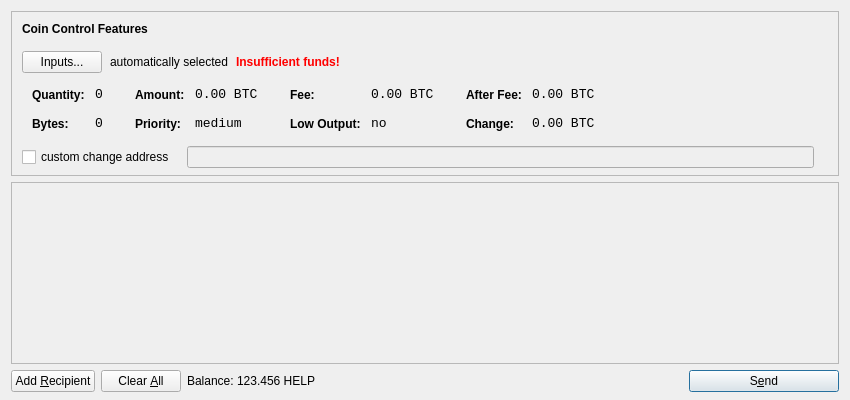
<?xml version="1.0" encoding="UTF-8"?>
<ui version="4.0">
 <class>SendCoinsDialog</class>
 <widget class="QDialog" name="SendCoinsDialog">
  <property name="geometry">
   <rect>
    <x>0</x>
    <y>0</y>
    <width>850</width>
    <height>400</height>
   </rect>
  </property>
  <property name="windowTitle">
   <string>Send Coins</string>
  </property>
  <layout class="QVBoxLayout" name="verticalLayout" stretch="0,1,0">
   <property name="bottomMargin">
    <number>8</number>
   </property>
   <item>
    <widget class="QFrame" name="frameCoinControl">
     <property name="sizePolicy">
      <sizepolicy hsizetype="Expanding" vsizetype="Expanding">
       <horstretch>0</horstretch>
       <verstretch>0</verstretch>
      </sizepolicy>
     </property>
     <property name="maximumSize">
      <size>
       <width>16777215</width>
       <height>16777215</height>
      </size>
     </property>
     <property name="frameShape">
      <enum>QFrame::StyledPanel</enum>
     </property>
     <property name="frameShadow">
      <enum>QFrame::Sunken</enum>
     </property>
     <layout class="QVBoxLayout" name="verticalLayoutCoinControl2">
      <property name="spacing">
       <number>-1</number>
      </property>
      <property name="leftMargin">
       <number>0</number>
      </property>
      <property name="topMargin">
       <number>0</number>
      </property>
      <property name="rightMargin">
       <number>0</number>
      </property>
      <property name="bottomMargin">
       <number>6</number>
      </property>
      <item>
       <layout class="QVBoxLayout" name="verticalLayoutCoinControl" stretch="0,0,0,0,1">
        <property name="spacing">
         <number>0</number>
        </property>
        <property name="leftMargin">
         <number>10</number>
        </property>
        <property name="topMargin">
         <number>10</number>
        </property>
        <item>
         <layout class="QHBoxLayout" name="horizontalLayoutCoinControl1">
          <property name="bottomMargin">
           <number>15</number>
          </property>
          <item>
           <widget class="QLabel" name="labelCoinControlFeatures">
            <property name="sizePolicy">
             <sizepolicy hsizetype="Preferred" vsizetype="Maximum">
              <horstretch>0</horstretch>
              <verstretch>0</verstretch>
             </sizepolicy>
            </property>
            <property name="font">
             <font>
              <weight>75</weight>
              <bold>true</bold>
             </font>
            </property>
            <property name="styleSheet">
             <string notr="true">font-weight:bold;</string>
            </property>
            <property name="text">
             <string>Coin Control Features</string>
            </property>
           </widget>
          </item>
         </layout>
        </item>
        <item>
         <layout class="QHBoxLayout" name="horizontalLayoutCoinControl2" stretch="0,0,0,0">
          <property name="spacing">
           <number>8</number>
          </property>
          <property name="bottomMargin">
           <number>10</number>
          </property>
          <item>
           <widget class="QPushButton" name="pushButtonCoinControl">
            <property name="styleSheet">
             <string notr="true"/>
            </property>
            <property name="text">
             <string>Inputs...</string>
            </property>
           </widget>
          </item>
          <item>
           <widget class="QLabel" name="labelCoinControlAutomaticallySelected">
            <property name="text">
             <string>automatically selected</string>
            </property>
            <property name="margin">
             <number>5</number>
            </property>
           </widget>
          </item>
          <item>
           <widget class="QLabel" name="labelCoinControlInsuffFunds">
            <property name="font">
             <font>
              <weight>75</weight>
              <bold>true</bold>
             </font>
            </property>
            <property name="styleSheet">
             <string notr="true">color:red;font-weight:bold;</string>
            </property>
            <property name="text">
             <string>Insufficient funds!</string>
            </property>
            <property name="margin">
             <number>5</number>
            </property>
           </widget>
          </item>
          <item>
           <spacer name="horizontalSpacerCoinControl">
            <property name="orientation">
             <enum>Qt::Horizontal</enum>
            </property>
            <property name="sizeHint" stdset="0">
             <size>
              <width>40</width>
              <height>1</height>
             </size>
            </property>
           </spacer>
          </item>
         </layout>
        </item>
        <item>
         <widget class="QWidget" name="widgetCoinControl" native="true">
          <property name="sizePolicy">
           <sizepolicy hsizetype="Preferred" vsizetype="Preferred">
            <horstretch>0</horstretch>
            <verstretch>0</verstretch>
           </sizepolicy>
          </property>
          <property name="minimumSize">
           <size>
            <width>0</width>
            <height>0</height>
           </size>
          </property>
          <property name="styleSheet">
           <string notr="true"/>
          </property>
          <layout class="QHBoxLayout" name="horizontalLayoutCoinControl5">
           <property name="margin">
            <number>0</number>
           </property>
           <item>
            <layout class="QHBoxLayout" name="horizontalLayoutCoinControl3" stretch="0,0,0,1">
             <property name="spacing">
              <number>20</number>
             </property>
             <property name="topMargin">
              <number>0</number>
             </property>
             <property name="bottomMargin">
              <number>10</number>
             </property>
             <item>
              <layout class="QFormLayout" name="formLayoutCoinControl1">
               <property name="horizontalSpacing">
                <number>10</number>
               </property>
               <property name="verticalSpacing">
                <number>14</number>
               </property>
               <property name="leftMargin">
                <number>10</number>
               </property>
               <property name="topMargin">
                <number>4</number>
               </property>
               <property name="rightMargin">
                <number>6</number>
               </property>
               <item row="0" column="0">
                <widget class="QLabel" name="labelCoinControlQuantityText">
                 <property name="styleSheet">
                  <string notr="true">font-weight:bold;</string>
                 </property>
                 <property name="text">
                  <string>Quantity:</string>
                 </property>
                 <property name="margin">
                  <number>0</number>
                 </property>
                </widget>
               </item>
               <item row="0" column="1">
                <widget class="QLabel" name="labelCoinControlQuantity">
                 <property name="font">
                  <font>
                   <family>Monospace</family>
                   <pointsize>10</pointsize>
                  </font>
                 </property>
                 <property name="cursor">
                  <cursorShape>IBeamCursor</cursorShape>
                 </property>
                 <property name="contextMenuPolicy">
                  <enum>Qt::ActionsContextMenu</enum>
                 </property>
                 <property name="text">
                  <string notr="true">0</string>
                 </property>
                 <property name="margin">
                  <number>0</number>
                 </property>
                 <property name="textInteractionFlags">
                  <set>Qt::LinksAccessibleByMouse|Qt::TextSelectableByKeyboard|Qt::TextSelectableByMouse</set>
                 </property>
                </widget>
               </item>
               <item row="1" column="0">
                <widget class="QLabel" name="labelCoinControlBytesText">
                 <property name="styleSheet">
                  <string notr="true">font-weight:bold;</string>
                 </property>
                 <property name="text">
                  <string>Bytes:</string>
                 </property>
                </widget>
               </item>
               <item row="1" column="1">
                <widget class="QLabel" name="labelCoinControlBytes">
                 <property name="font">
                  <font>
                   <family>Monospace</family>
                   <pointsize>10</pointsize>
                  </font>
                 </property>
                 <property name="cursor">
                  <cursorShape>IBeamCursor</cursorShape>
                 </property>
                 <property name="contextMenuPolicy">
                  <enum>Qt::ActionsContextMenu</enum>
                 </property>
                 <property name="text">
                  <string notr="true">0</string>
                 </property>
                 <property name="textInteractionFlags">
                  <set>Qt::LinksAccessibleByMouse|Qt::TextSelectableByKeyboard|Qt::TextSelectableByMouse</set>
                 </property>
                </widget>
               </item>
              </layout>
             </item>
             <item>
              <layout class="QFormLayout" name="formLayoutCoinControl2">
               <property name="horizontalSpacing">
                <number>10</number>
               </property>
               <property name="verticalSpacing">
                <number>14</number>
               </property>
               <property name="leftMargin">
                <number>6</number>
               </property>
               <property name="topMargin">
                <number>4</number>
               </property>
               <property name="rightMargin">
                <number>6</number>
               </property>
               <item row="0" column="0">
                <widget class="QLabel" name="labelCoinControlAmountText">
                 <property name="styleSheet">
                  <string notr="true">font-weight:bold;</string>
                 </property>
                 <property name="text">
                  <string>Amount:</string>
                 </property>
                 <property name="margin">
                  <number>0</number>
                 </property>
                </widget>
               </item>
               <item row="0" column="1">
                <widget class="QLabel" name="labelCoinControlAmount">
                 <property name="font">
                  <font>
                   <family>Monospace</family>
                   <pointsize>10</pointsize>
                  </font>
                 </property>
                 <property name="cursor">
                  <cursorShape>IBeamCursor</cursorShape>
                 </property>
                 <property name="contextMenuPolicy">
                  <enum>Qt::ActionsContextMenu</enum>
                 </property>
                 <property name="text">
                  <string notr="true">0.00 BTC</string>
                 </property>
                 <property name="textInteractionFlags">
                  <set>Qt::LinksAccessibleByMouse|Qt::TextSelectableByKeyboard|Qt::TextSelectableByMouse</set>
                 </property>
                </widget>
               </item>
               <item row="1" column="0">
                <widget class="QLabel" name="labelCoinControlPriorityText">
                 <property name="styleSheet">
                  <string notr="true">font-weight:bold;</string>
                 </property>
                 <property name="text">
                  <string>Priority:</string>
                 </property>
                </widget>
               </item>
               <item row="1" column="1">
                <widget class="QLabel" name="labelCoinControlPriority">
                 <property name="font">
                  <font>
                   <family>Monospace</family>
                   <pointsize>10</pointsize>
                  </font>
                 </property>
                 <property name="cursor">
                  <cursorShape>IBeamCursor</cursorShape>
                 </property>
                 <property name="contextMenuPolicy">
                  <enum>Qt::ActionsContextMenu</enum>
                 </property>
                 <property name="text">
                  <string>medium</string>
                 </property>
                 <property name="textInteractionFlags">
                  <set>Qt::LinksAccessibleByMouse|Qt::TextSelectableByKeyboard|Qt::TextSelectableByMouse</set>
                 </property>
                </widget>
               </item>
              </layout>
             </item>
             <item>
              <layout class="QFormLayout" name="formLayoutCoinControl3">
               <property name="horizontalSpacing">
                <number>10</number>
               </property>
               <property name="verticalSpacing">
                <number>14</number>
               </property>
               <property name="leftMargin">
                <number>6</number>
               </property>
               <property name="topMargin">
                <number>4</number>
               </property>
               <property name="rightMargin">
                <number>6</number>
               </property>
               <item row="0" column="0">
                <widget class="QLabel" name="labelCoinControlFeeText">
                 <property name="styleSheet">
                  <string notr="true">font-weight:bold;</string>
                 </property>
                 <property name="text">
                  <string>Fee:</string>
                 </property>
                 <property name="margin">
                  <number>0</number>
                 </property>
                </widget>
               </item>
               <item row="0" column="1">
                <widget class="QLabel" name="labelCoinControlFee">
                 <property name="font">
                  <font>
                   <family>Monospace</family>
                   <pointsize>10</pointsize>
                  </font>
                 </property>
                 <property name="cursor">
                  <cursorShape>IBeamCursor</cursorShape>
                 </property>
                 <property name="contextMenuPolicy">
                  <enum>Qt::ActionsContextMenu</enum>
                 </property>
                 <property name="text">
                  <string notr="true">0.00 BTC</string>
                 </property>
                 <property name="textInteractionFlags">
                  <set>Qt::LinksAccessibleByMouse|Qt::TextSelectableByKeyboard|Qt::TextSelectableByMouse</set>
                 </property>
                </widget>
               </item>
               <item row="1" column="0">
                <widget class="QLabel" name="labelCoinControlLowOutputText">
                 <property name="styleSheet">
                  <string notr="true">font-weight:bold;</string>
                 </property>
                 <property name="text">
                  <string>Low Output:</string>
                 </property>
                </widget>
               </item>
               <item row="1" column="1">
                <widget class="QLabel" name="labelCoinControlLowOutput">
                 <property name="font">
                  <font>
                   <family>Monospace</family>
                   <pointsize>10</pointsize>
                  </font>
                 </property>
                 <property name="cursor">
                  <cursorShape>IBeamCursor</cursorShape>
                 </property>
                 <property name="contextMenuPolicy">
                  <enum>Qt::ActionsContextMenu</enum>
                 </property>
                 <property name="text">
                  <string>no</string>
                 </property>
                 <property name="textInteractionFlags">
                  <set>Qt::LinksAccessibleByMouse|Qt::TextSelectableByKeyboard|Qt::TextSelectableByMouse</set>
                 </property>
                </widget>
               </item>
              </layout>
             </item>
             <item>
              <layout class="QFormLayout" name="formLayoutCoinControl4">
               <property name="horizontalSpacing">
                <number>10</number>
               </property>
               <property name="verticalSpacing">
                <number>14</number>
               </property>
               <property name="leftMargin">
                <number>6</number>
               </property>
               <property name="topMargin">
                <number>4</number>
               </property>
               <property name="rightMargin">
                <number>6</number>
               </property>
               <item row="0" column="0">
                <widget class="QLabel" name="labelCoinControlAfterFeeText">
                 <property name="styleSheet">
                  <string notr="true">font-weight:bold;</string>
                 </property>
                 <property name="text">
                  <string>After Fee:</string>
                 </property>
                 <property name="margin">
                  <number>0</number>
                 </property>
                </widget>
               </item>
               <item row="0" column="1">
                <widget class="QLabel" name="labelCoinControlAfterFee">
                 <property name="font">
                  <font>
                   <family>Monospace</family>
                   <pointsize>10</pointsize>
                  </font>
                 </property>
                 <property name="cursor">
                  <cursorShape>IBeamCursor</cursorShape>
                 </property>
                 <property name="contextMenuPolicy">
                  <enum>Qt::ActionsContextMenu</enum>
                 </property>
                 <property name="text">
                  <string notr="true">0.00 BTC</string>
                 </property>
                 <property name="textInteractionFlags">
                  <set>Qt::LinksAccessibleByMouse|Qt::TextSelectableByKeyboard|Qt::TextSelectableByMouse</set>
                 </property>
                </widget>
               </item>
               <item row="1" column="0">
                <widget class="QLabel" name="labelCoinControlChangeText">
                 <property name="styleSheet">
                  <string notr="true">font-weight:bold;</string>
                 </property>
                 <property name="text">
                  <string>Change:</string>
                 </property>
                </widget>
               </item>
               <item row="1" column="1">
                <widget class="QLabel" name="labelCoinControlChange">
                 <property name="font">
                  <font>
                   <family>Monospace</family>
                   <pointsize>10</pointsize>
                  </font>
                 </property>
                 <property name="cursor">
                  <cursorShape>IBeamCursor</cursorShape>
                 </property>
                 <property name="contextMenuPolicy">
                  <enum>Qt::ActionsContextMenu</enum>
                 </property>
                 <property name="text">
                  <string notr="true">0.00 BTC</string>
                 </property>
                 <property name="textInteractionFlags">
                  <set>Qt::LinksAccessibleByMouse|Qt::TextSelectableByKeyboard|Qt::TextSelectableByMouse</set>
                 </property>
                </widget>
               </item>
              </layout>
             </item>
            </layout>
           </item>
          </layout>
         </widget>
        </item>
        <item>
         <layout class="QHBoxLayout" name="horizontalLayoutCoinControl4" stretch="0,0,0">
          <property name="spacing">
           <number>12</number>
          </property>
          <property name="sizeConstraint">
           <enum>QLayout::SetDefaultConstraint</enum>
          </property>
          <property name="topMargin">
           <number>5</number>
          </property>
          <property name="rightMargin">
           <number>5</number>
          </property>
          <item>
           <widget class="QCheckBox" name="checkBoxCoinControlChange">
            <property name="text">
             <string>custom change address</string>
            </property>
           </widget>
          </item>
          <item>
           <widget class="QLineEdit" name="lineEditCoinControlChange">
            <property name="enabled">
             <bool>false</bool>
            </property>
            <property name="sizePolicy">
             <sizepolicy hsizetype="Expanding" vsizetype="Fixed">
              <horstretch>0</horstretch>
              <verstretch>0</verstretch>
             </sizepolicy>
            </property>
           </widget>
          </item>
          <item>
           <widget class="QLabel" name="labelCoinControlChangeLabel">
            <property name="sizePolicy">
             <sizepolicy hsizetype="Preferred" vsizetype="Expanding">
              <horstretch>0</horstretch>
              <verstretch>0</verstretch>
             </sizepolicy>
            </property>
            <property name="minimumSize">
             <size>
              <width>0</width>
              <height>0</height>
             </size>
            </property>
            <property name="text">
             <string/>
            </property>
            <property name="margin">
             <number>3</number>
            </property>
           </widget>
          </item>
         </layout>
        </item>
        <item>
         <spacer name="verticalSpacerCoinControl">
          <property name="orientation">
           <enum>Qt::Vertical</enum>
          </property>
          <property name="sizeHint" stdset="0">
           <size>
            <width>800</width>
            <height>1</height>
           </size>
          </property>
         </spacer>
        </item>
       </layout>
      </item>
     </layout>
    </widget>
   </item>
   <item>
    <widget class="QScrollArea" name="scrollArea">
     <property name="widgetResizable">
      <bool>true</bool>
     </property>
     <widget class="QWidget" name="scrollAreaWidgetContents">
      <property name="geometry">
       <rect>
        <x>0</x>
        <y>0</y>
        <width>830</width>
        <height>165</height>
       </rect>
      </property>
      <layout class="QVBoxLayout" name="verticalLayout_2">
       <property name="margin">
        <number>0</number>
       </property>
       <item>
        <layout class="QVBoxLayout" name="entries">
         <property name="spacing">
          <number>6</number>
         </property>
        </layout>
       </item>
       <item>
        <spacer name="verticalSpacer">
         <property name="orientation">
          <enum>Qt::Vertical</enum>
         </property>
         <property name="sizeHint" stdset="0">
          <size>
           <width>20</width>
           <height>40</height>
          </size>
         </property>
        </spacer>
       </item>
      </layout>
     </widget>
    </widget>
   </item>
   <item>
    <layout class="QHBoxLayout" name="horizontalLayout">
     <item>
      <widget class="QPushButton" name="addButton">
       <property name="toolTip">
        <string>Send to multiple recipients at once</string>
       </property>
       <property name="text">
        <string>Add &amp;Recipient</string>
       </property>
       <property name="icon">
        <iconset resource="../bitcoin.qrc">
         <normaloff>:/icons/add</normaloff>:/icons/add</iconset>
       </property>
       <property name="autoDefault">
        <bool>false</bool>
       </property>
      </widget>
     </item>
     <item>
      <widget class="QPushButton" name="clearButton">
       <property name="sizePolicy">
        <sizepolicy hsizetype="Minimum" vsizetype="Fixed">
         <horstretch>0</horstretch>
         <verstretch>0</verstretch>
        </sizepolicy>
       </property>
       <property name="toolTip">
        <string>Remove all transaction fields</string>
       </property>
       <property name="text">
        <string>Clear &amp;All</string>
       </property>
       <property name="icon">
        <iconset resource="../bitcoin.qrc">
         <normaloff>:/icons/remove</normaloff>:/icons/remove</iconset>
       </property>
       <property name="autoRepeatDelay">
        <number>300</number>
       </property>
       <property name="autoDefault">
        <bool>false</bool>
       </property>
      </widget>
     </item>
     <item>
      <layout class="QHBoxLayout" name="horizontalLayout_2">
       <property name="spacing">
        <number>3</number>
       </property>
       <item>
        <widget class="QLabel" name="label">
         <property name="text">
          <string>Balance:</string>
         </property>
        </widget>
       </item>
       <item>
        <widget class="QLabel" name="labelBalance">
         <property name="cursor">
          <cursorShape>IBeamCursor</cursorShape>
         </property>
         <property name="text">
          <string>123.456 HELP</string>
         </property>
         <property name="textInteractionFlags">
          <set>Qt::LinksAccessibleByMouse|Qt::TextSelectableByKeyboard|Qt::TextSelectableByMouse</set>
         </property>
        </widget>
       </item>
      </layout>
     </item>
     <item>
      <spacer name="horizontalSpacer">
       <property name="orientation">
        <enum>Qt::Horizontal</enum>
       </property>
       <property name="sizeHint" stdset="0">
        <size>
         <width>40</width>
         <height>20</height>
        </size>
       </property>
      </spacer>
     </item>
     <item>
      <widget class="QPushButton" name="sendButton">
       <property name="minimumSize">
        <size>
         <width>150</width>
         <height>0</height>
        </size>
       </property>
       <property name="toolTip">
        <string>Confirm the send action</string>
       </property>
       <property name="text">
        <string>S&amp;end</string>
       </property>
       <property name="icon">
        <iconset resource="../bitcoin.qrc">
         <normaloff>:/icons/send</normaloff>:/icons/send</iconset>
       </property>
       <property name="default">
        <bool>true</bool>
       </property>
      </widget>
     </item>
    </layout>
   </item>
  </layout>
 </widget>
 <resources>
  <include location="../bitcoin.qrc"/>
 </resources>
 <connections/>
</ui>
